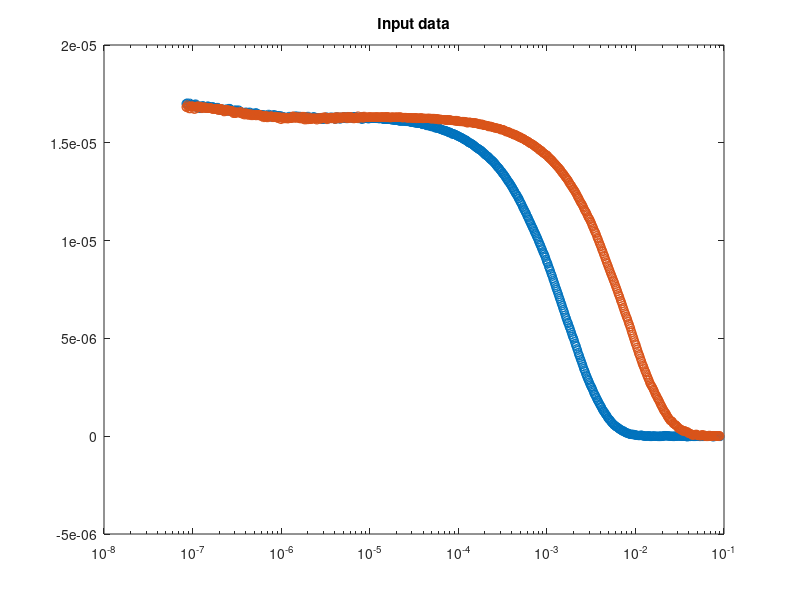

MATLAB code to generate this figure: (Note: this script raises an error after producing the figure.)
% Nonlinear curve fit with MINUIT algorithm.
                                                                                             
global ts1 ys1 ts2 ys2 conc 

conc=17e-6;
load T20.dat -ascii;
ts1=T20(1:length(T20),1);
ys1=T20(1:length(T20),2);
ys1=ys1*conc;
clear T20;

load T20atm01.dat -ascii;
ts2=T20atm01(1:length(T20atm01),1);
ys2=T20atm01(1:length(T20atm01),2);
ys2=ys2*conc;
clear T20atm01;
% grafico dei dati 
semilogx(ts1,ys1,'o', ts2,ys2,'o');
title('Input data')
    
%inizializzazione parametri
load par.txt -ascii;
START_GUESS=par;

[BEST_PARS,errs,chi2,errmatrix] = fminuit('fitfun',START_GUESS,'run_mode');

% visualizzazione finale fitting
clf;

[Tf1,Yf1] = ode15s(@funMb1,[ts1(1) ts1(length(ts1))],[0 0 0], 1e-15);
yMbCO =(BEST_PARS(6))+(interp1(Tf1(:,1),Yf1(:,1),ts1,'spline'));
yMb = interp1(Tf1(:,1),Yf1(:,2),ts1,'spline');  
ytra1= interp1(Tf1(:,1),Yf1(:,3),ts1,'spline'); 
yfit=yMbCO+yMb+ytra1;

[Tf2,Yf2] = ode15s(@funMb2,[ts2(1) ts2(length(ts2))],[0 0 0], 1e-15);
yMbCO2 =(BEST_PARS(10))+(interp1(Tf2(:,1),Yf2(:,1),ts2,'spline'));
yMb2 = interp1(Tf2(:,1),Yf2(:,2),ts1,'spline');  
ytra2= interp1(Tf2(:,1),Yf2(:,3),ts2,'spline'); 
yfit2=yMbCO2+yMb2+ytra2;
semilogx(ts1,yfit,'m',ts1,ys1,'m*', ts2,yfit2,'m',ts2,ys2,'m*')
legend ('fit','dati'), title ('finale')

k_1=BEST_PARS(1);
kout=BEST_PARS(2); 
kin=BEST_PARS(3); 
kc=BEST_PARS(4); 
k_c=BEST_PARS(5);
MbCO=BEST_PARS(6);
Mb=BEST_PARS(7);
tra1=BEST_PARS(8);
CO=BEST_PARS(9);
MbCO2=BEST_PARS(10);
M2b=BEST_PARS(11);
tra2=BEST_PARS(12);
CO2=BEST_PARS(13);

hold off